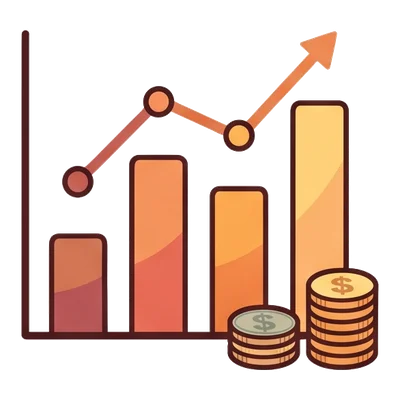
#> input picture img/a_invest.webp, 400 x 400 px
$ python -i prepare_art.py   (imports and definitions only)
#> lines starting #> are read from the running program, lines starting #| are printed output that depends on the picture
#> further down, picture is the input picture: PIL image 400x400 RGBA; mean R, G, B, A 79.4, 53, 40, 88.6
"""Turn a generated picture into game-ready files in img/room/.

    python3 tools/prepare_art.py <picture> <name>
    python3 tools/prepare_art.py <sheet> <name1> <name2> <name3> [<name4>]

  <name> is the file name from ART.md without .webp, e.g. bed_1 or bedroom_bg.
  With 2-4 names, the picture is a 2x2 grid of items, read left to right, top to bottom
  (top-left, top-right, bottom-left, bottom-right). It's split along the white gaps between them.

Room backgrounds (names ending in _bg) are cropped to 4:3 and resized to 1200x900; the white
area around a cutaway room is made transparent.
Furniture: the plain white (or light) background around the item is made transparent,
the empty edges are trimmed, and it's resized to at most 800px. White parts *inside*
the item's outline are kept.
"""
import sys
from pathlib import Path
from PIL import Image, ImageDraw, ImageFilter

OUT = Path(__file__).resolve().parent.parent / 'img' / 'room'
KEY = (255, 0, 255)   # temporary colour marking "background"
THRESH = 60           # how different from the corner colour still counts as background


def background(img):
    w, h = img.size
#> w = 400; h = 400
    target = 4 / 3
    if w / h > target:  # too wide: crop the sides
        nw = round(h * target)
        img = img.crop(((w - nw) // 2, 0, (w - nw) // 2 + nw, h))
    else:               # too tall: crop top and bottom
        nh = round(w / target)
#> nh = 300
        img = img.crop((0, (h - nh) // 2, w, (h - nh) // 2 + nh))
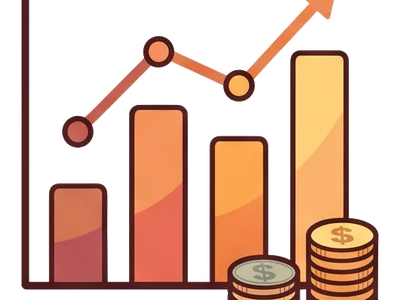
#> img: PIL image 400x300 RGBA; mean R, G, B, A 99.2, 65.8, 49.2, 111.7; transparent parts drawn white
    img = img.convert('RGB').resize((1200, 900), Image.LANCZOS)
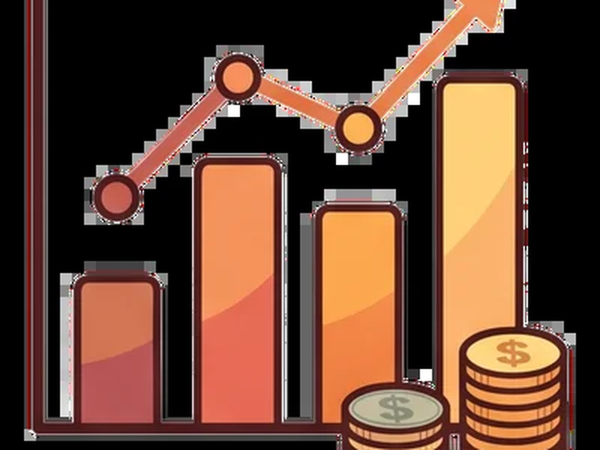
#> img: PIL image 1200x900 RGB (shown at 1/2 size); mean R, G, B 99.4, 66, 49.4
    return cut_out(img)


def cut_out(img):
    """Make the light background touching the picture's edges transparent."""
    rgb = img.convert('RGB')
    w, h = rgb.size
#> w = 1200; h = 900
    # Flood-fill the background from points all around the border.
    step = max(1, min(w, h) // 40)
#> step = 22
    edge = [(x, 0) for x in range(0, w, step)] + [(x, h - 1) for x in range(0, w, step)] \
         + [(0, y) for y in range(0, h, step)] + [(w - 1, y) for y in range(0, h, step)]
    for xy in edge:
        if rgb.getpixel(xy) != KEY and sum(rgb.getpixel(xy)) > 600:  # only start on light pixels
            ImageDraw.floodfill(rgb, xy, KEY, thresh=THRESH)
    # Alpha: transparent where filled, slightly softened edge.
    alpha = Image.new('L', (w, h), 255)
#> alpha: PIL image 1200x900 L; every value is 255
    px, ap = rgb.load(), alpha.load()
    for y in range(h):
        for x in range(w):
            if px[x, y] == KEY:
                ap[x, y] = 0
    alpha = alpha.filter(ImageFilter.MinFilter(3)).filter(ImageFilter.GaussianBlur(0.8))
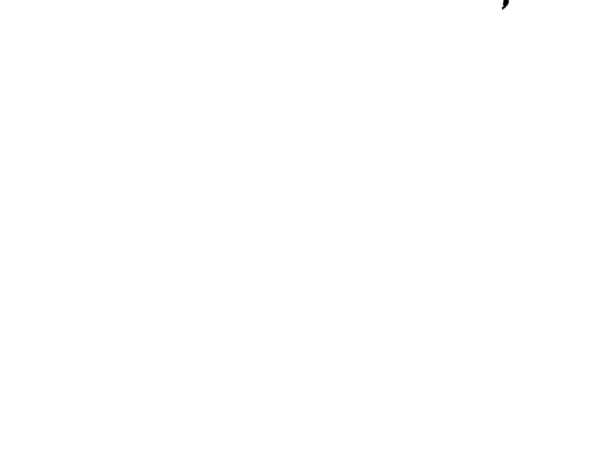
#> alpha: PIL image 1200x900 L (shown at 1/2 size); min 0, max 255, mean 255
    out = img.convert('RGBA')
    out.putalpha(alpha)
    return out


def furniture(img):
    out = cut_out(img)
    alpha = out.getchannel('A')
    bbox = alpha.point(lambda v: 255 if v > 20 else 0).getbbox()
    if bbox:
        out = out.crop(bbox)
    out.thumbnail((800, 800), Image.LANCZOS)
    return out


def gap(img, axis):
    """Where to split a sheet: the whitest line across the middle third (axis 0 = vertical line)."""
    g = img.convert('L')
    w, h = g.size
    length = w if axis == 0 else h
    best, best_score = length // 2, -1
    for i in range(length // 3, 2 * length // 3):
        line = g.crop((i, 0, i + 1, h) if axis == 0 else (0, i, w, i + 1))
        score = sum(line.histogram()[236:])  # light pixels on this line
        if score > best_score:
            best, best_score = i, score
    return best


def split_sheet(img):
    """Cut a 2x2 grid into [top-left, top-right, bottom-left, bottom-right]."""
    w, h = img.size
    x, y = gap(img, 0), gap(img, 1)
    return [img.crop(box) for box in ((0, 0, x, y), (x, 0, w, y), (0, y, x, h), (x, y, w, h))]


def save(out, name):
    OUT.mkdir(parents=True, exist_ok=True)
    dest = OUT / f'{name}.webp'
    out.save(dest, 'WEBP', quality=88, method=6)
    print(f'Saved {dest.relative_to(OUT.parent.parent)} ({out.size[0]}x{out.size[1]})')


def main():
    if not 3 <= len(sys.argv) <= 6:
        sys.exit(__doc__)
    img = Image.open(sys.argv[1])
    names = [n.removesuffix('.webp') for n in sys.argv[2:]]
    if len(names) == 1:
        save(background(img) if names[0].endswith('_bg') else furniture(img), names[0])
        return
    for part, name in zip(split_sheet(img), names):
        save(furniture(part), name)


# [2 lines not run here, left out]

>>> from PIL import Image
>>> picture = Image.open('../img/a_invest.webp')
>>> result = background(picture)

$ run again, on img/a_rest.webp
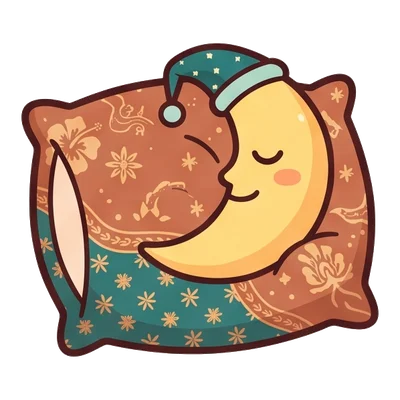
#> input picture img/a_rest.webp, 400 x 400 px
#> picture is the input picture: PIL image 400x400 RGBA; mean R, G, B, A 101.9, 77.2, 57.7, 144.1
#> in background, `img = img.crop((0, (h - nh) // 2, w, (h - nh) // 2 + nh))`:
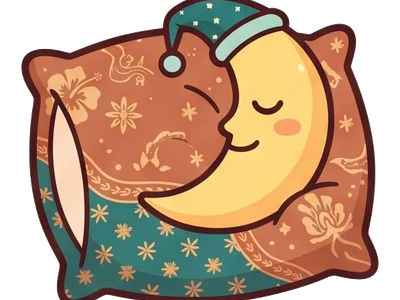
#> img: PIL image 400x300 RGBA; mean R, G, B, A 133.5, 101, 75.1, 190.5; transparent parts drawn white
#> in background, `img = img.convert('RGB').resize((1200, 900), Image.LANCZOS)`:
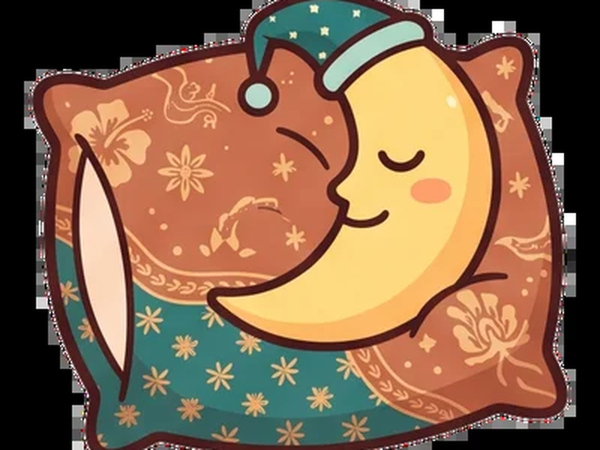
#> img: PIL image 1200x900 RGB (shown at 1/2 size); mean R, G, B 133.5, 101.1, 75.2

$ run again, on img/a_social.webp
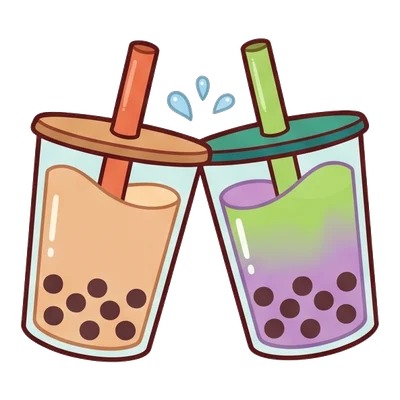
#> input picture img/a_social.webp, 400 x 400 px
#> picture is the input picture: PIL image 400x400 RGBA; mean R, G, B, A 97.7, 84.5, 74.8, 123.9
#> in cut_out, `alpha = alpha.filter(ImageFilter.MinFilter(3)).filter(ImageFilter.Gaus..`:
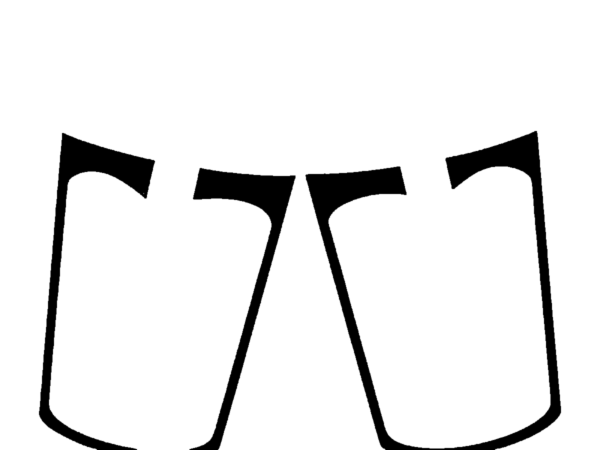
#> alpha: PIL image 1200x900 L (shown at 1/2 size); min 0, max 255, mean 233.4
#> in cut_out, `out.putalpha(alpha)`:
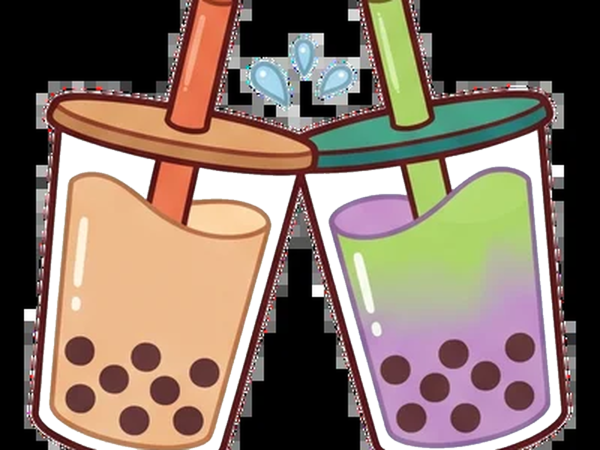
#> out: PIL image 1200x900 RGBA (shown at 1/2 size); mean R, G, B, A 125.3, 108.5, 95.7, 233.4; transparent parts drawn white

$ run again, on img/av_player.webp
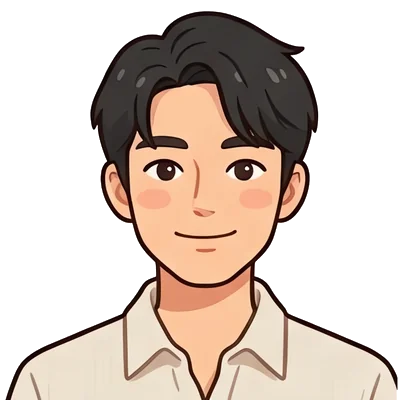
#> input picture img/av_player.webp, 400 x 400 px
#> picture is the input picture: PIL image 400x400 RGBA; mean R, G, B, A 208.6, 194.4, 184.4, 126.9
#> after the loop in cut_out, `for xy in edge:`:
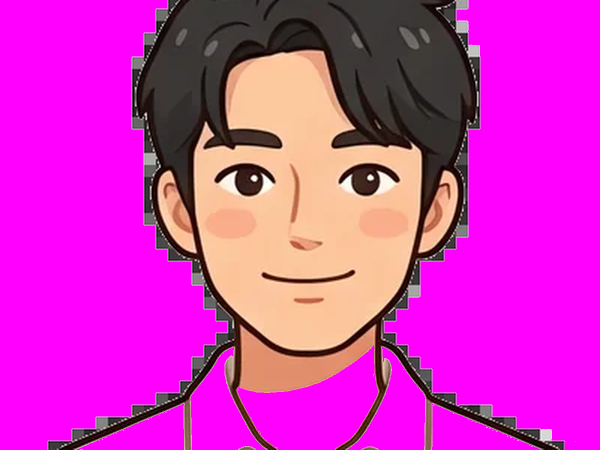
#> rgb: PIL image 1200x900 RGB (shown at 1/2 size); mean R, G, B 208.4, 49.3, 186.4
#> in cut_out, `out.putalpha(alpha)`:
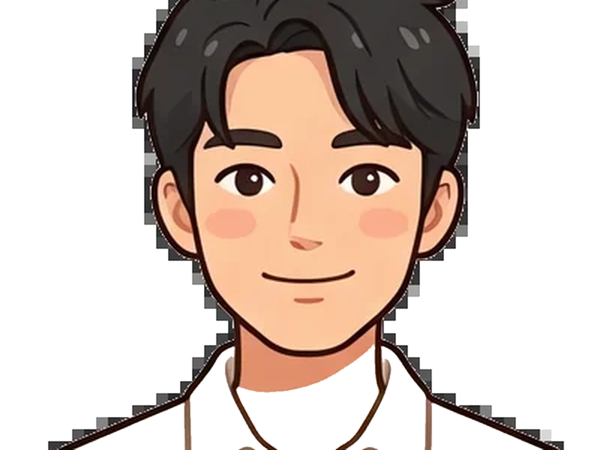
#> out: PIL image 1200x900 RGBA (shown at 1/2 size); mean R, G, B, A 207.5, 191.5, 181.3, 108.2; transparent parts drawn white
